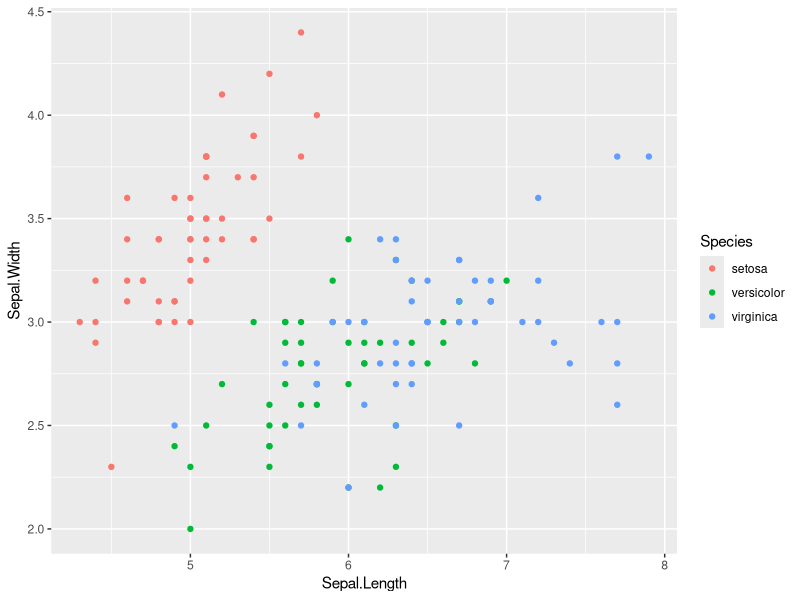
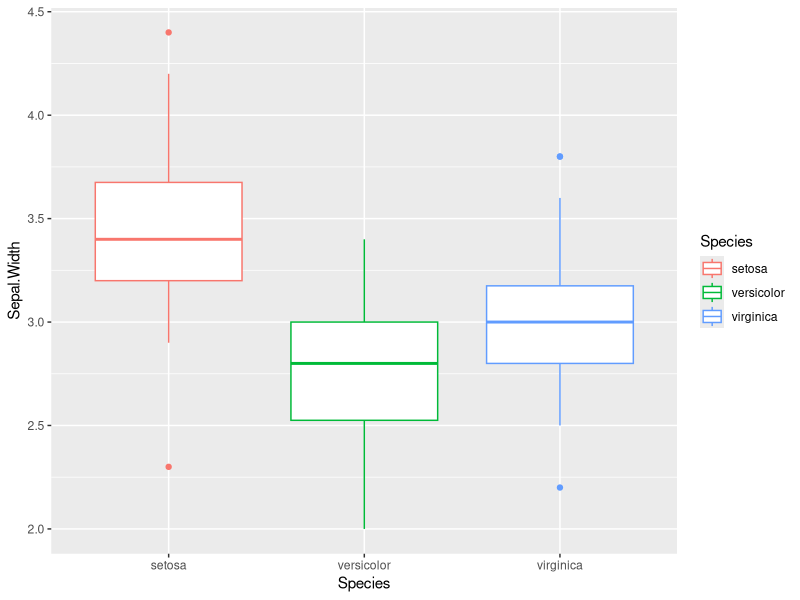

Write R code to recreate these figures, in order.
## ---- chunk 1
suppressPackageStartupMessages(library(ggplot2))
data("iris")

ggplot(iris, aes(Sepal.Length, Sepal.Width, color = Species)) +
  geom_point()

## ---- chunk 2
ggplot(iris, aes(Species, Sepal.Width, color = Species)) +
  geom_boxplot()
